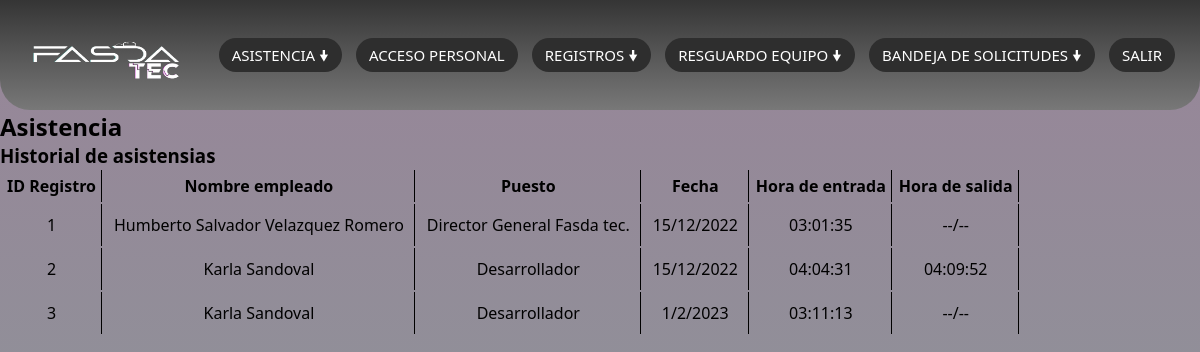
The page /todasasistencias.php (signed in) on the database its author committed.
### tables this page shows
CREATE TABLE `asistencia` (
  `id` int(11) NOT NULL,
  `nombre` varchar(250) NOT NULL,
  `puesto` varchar(250) NOT NULL,
  `fecha` varchar(50) NOT NULL,
  `hora_entrada` varchar(20) NOT NULL,
  `hora_salida` varchar(20) NOT NULL
);

### todasasistencias.php (the view, shortened to what this page needs)
<?php
include("db-php/conexion.php");
$varSesion = $_SESSION["usuario"];
if ($varSesion == '' || $varSesion == null) {
    header("location:index.php");
} else {
?>
    <!DOCTYPE html>
    <html lang="en">
    <head>
        <link rel="stylesheet" href="css/style.css">
        <link rel="stylesheet" href="css/style-asistencia.css?see=1.0">
    </head>
    <body onload="nobackbutton();">
        <div class="cabecera">
        <?php
        include("db-php/cabecera_principal.php");
    }
        ?>
        </div>
        <div class="contendor_asistencia">
            <div class="contenido_as">
                <div class="contitle">
                    <h2 class="titlei">Asistencia</h2>
                </div>
                <div class="contedor_registro">
                    <h3 class="titleregistro">Historial de asistensias</h3>
                    <div class="contendortabla">
                        <table class="table_asistencias">
                            <thead>
                                <tr>
                                    <th>ID Registro</th>
                                    <th>Nombre empleado</th>
                                    <th>Puesto</th>
                                    <th>Fecha</th>
                                    <th>Hora de entrada</th>
                                    <th>Hora de salida</th>
                                </tr>
                            </thead>
                            <tbody>
                                <?php
                                $queryA = "SELECT * from asistencia";
                                $resultA = $conexion->query($queryA);
                                if ($resultA->num_rows > 0) {
                                    while ($data = $resultA->fetch_assoc()) {
                                ?>
                                        <tr>
                                            <td><?php echo $data['id'];?></td>
                                            <td><?php echo $data['nombre'];?></td>
                                            <td><?php echo $data['puesto'];?></td>
                                            <td><?php echo $data['fecha'];?></td>
                                            <td><?php echo $data['hora_entrada'];?></td>
                                            <td><?php echo $data['hora_salida'];?></td>
                                        </tr>
                                    <?php
                                    }
                                } else {
                                    ?>
                                    <div class="contenedor_">
                                        <h4>NO HAY ASISTENCIAS REGISTRADAS----</h4>
                                    </div>
                                <?php } ?>
                            </tbody>
                        </table>
                    </div>
                </div>
            </div>
        </div>
    </body>
    </html>

### db-php/cabecera_principal.php (shortened to what this page needs)
<header>
    <nav>
        <a href="principal.php" class="Lnk_logo">
            <img src="recursos/L_F.png" alt="LOGO_FASDATEC" class="_logo_fas">
        </a>
        <ul class="ul_nav">
            <li class="li_nav">
                <a href="#" class="Link_nav asis">Asistencia 🠟</a>
            </li>
            <li class="li_nav"><a href="acceso_personal.php" class="Link_nav">Acceso Personal</a></li>
            <li class="li_nav">
                <a href="#" class="Link_nav res_glo">Registros 🠟</a>
            </li>
            <li class="li_nav">
                <a href="#" class="Link_nav re_equi">Resguardo Equipo 🠟</a>
            </li>
            <li class="li_nav">
                <a href="#" class="Link_nav ba_en">Bandeja de solicitudes 🠟</a>
            </li>
            <li class="li_nav"><a href="db-php/cerrar.php" class="Link_nav close">Salir</a></li>
        </ul>
    </nav>
</header>

### css/style.css (style rules this page uses)
* { margin: 0; padding: 0; box-sizing: border-box; font-family: "Segoe UI" }
html { min-height: 100%; position: relative; }
body { background: linear-gradient(to top, #56706db3, #6c516db3); font-family: Arial, Helvetica, sans-serif; }
header { width: 100%; height: 110px; color: #F4F4EF; }

### css/style-asistencia.css (style rules this page uses)
* { padding: 0; margin: 0; }
thead { border-top: 2px solid; border-bottom: 2px solid; }
th { padding: 5px; }
th { padding: 5px; border-right: 1px solid; }
td { padding: 10px; text-align: center; border-right: 1px solid; }

### css/menu_sta21.css (style rules this page uses)
* { padding: 0; margin: 0; box-sizing: border-box; }
nav { background: linear-gradient(to bottom, #353535, #787878); width: 100%; height: 110px; border-bottom-left-radius: 30px; border-bottom-right-radius:30px; }
._logo_fas { width: 150px; height: 70px; }
.Lnk_logo { position: absolute; padding: 20px 30px; }
nav .ul_nav { list-style: none; float: right; margin-right: 20px; }
nav .ul_nav .li_nav { display: inline-block; line-height: 110px; margin: 0 5px; }
nav .ul_nav .li_nav .Link_nav { text-decoration: none; color: white; font-size: 15px; padding: 7px 13px; border-radius: 30px; transition: .8s; background-color: #2e2e2e; text-transform: uppercase; }

### css/hoja_de_estilos_generales.css (style rules this page uses)
body { height: 100%; background: #5ace25fd; font-family: 'Arial', sans-serif; }

### css/style-Galeria.css (style rules this page uses)
body { margin: 0; }

### rows shown on the page
asistencia: id "1", nombre "Humberto Salvador Velazquez Romero", puesto "Director General Fasda tec.", fecha "15/12/2022", hora_entrada "03:01:35", hora_salida "--/--"
asistencia: id "2", nombre "Karla Sandoval", puesto "Desarrollador", fecha "15/12/2022", hora_entrada "04:04:31", hora_salida "04:09:52"
asistencia: id "3", nombre "Karla Sandoval", puesto "Desarrollador", fecha "1/2/2023", hora_entrada "03:11:13", hora_salida "--/--"
